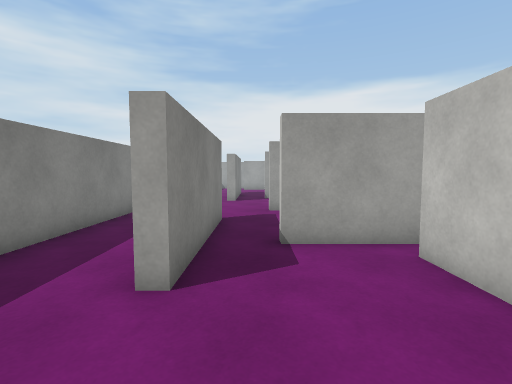
View 1 (above)

24 first-person views from a walk through a 3-D level made in the Unity game engine. The camera is 1.4 m above the floor, tilts 4° down and sees 85° across. The floor is counted in squares, 1 m on a side. Each view is taken from the middle of a square. On the plan, view 1 faces up. The plan holds only what a view shows up to about 14 squares ahead; the rest is blank. The place goes on beyond the plan. The player character is not drawn. Surface patterns are stand-ins for the level's own textures.

View 2
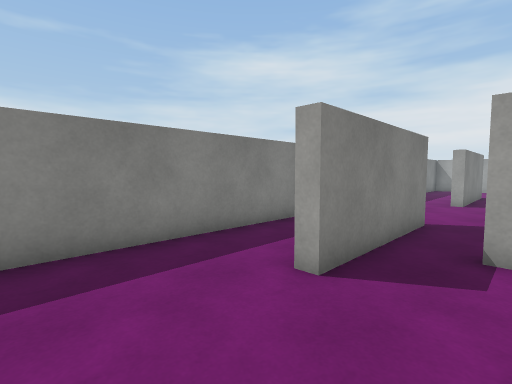

View 3
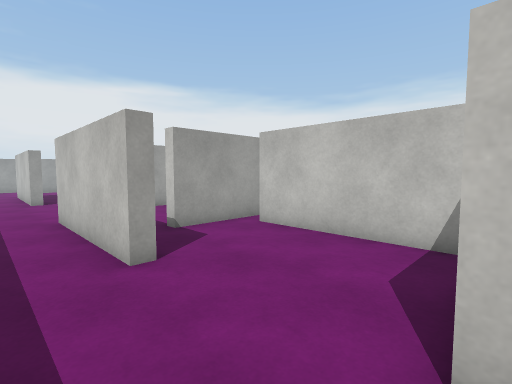

View 4
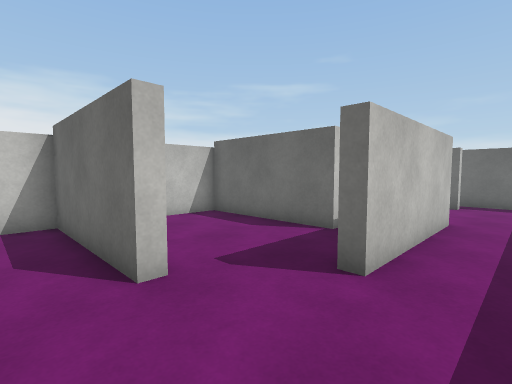

View 5
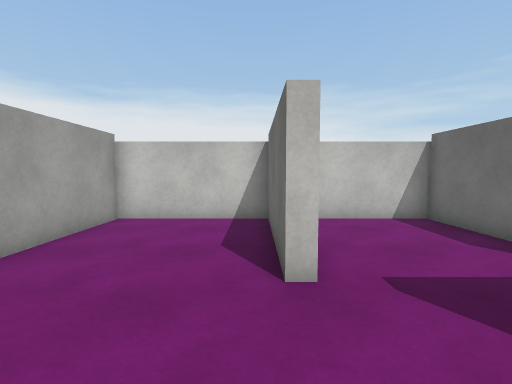

View 6
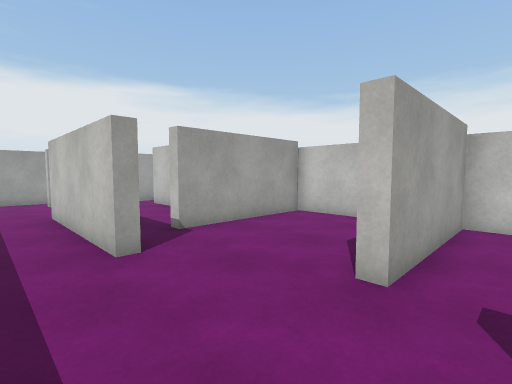

View 7
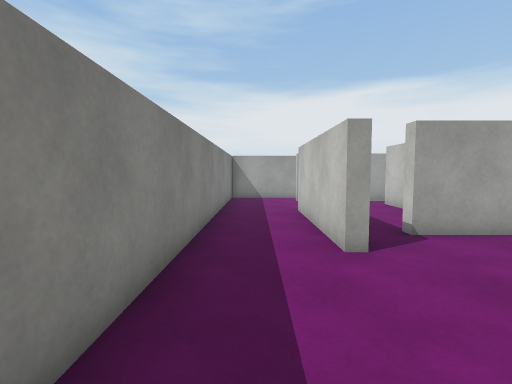

View 8
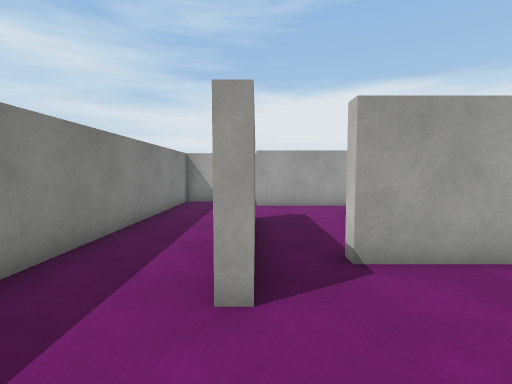

View 9
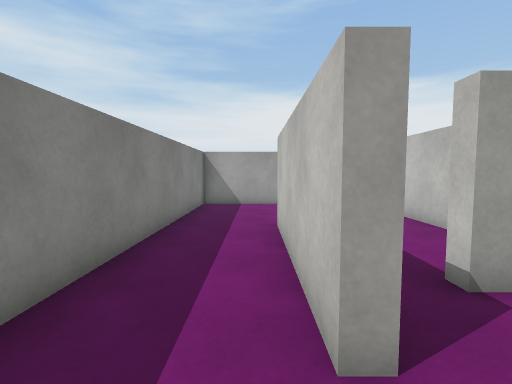

View 10
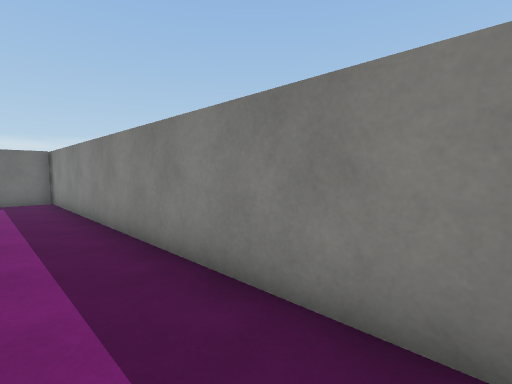

View 11
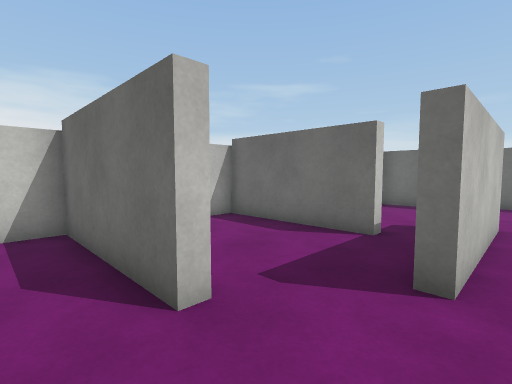

View 12
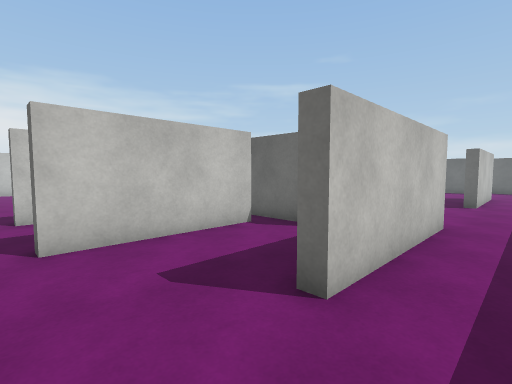

View 13
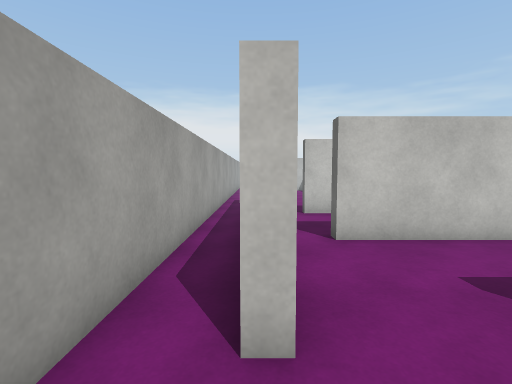

View 14
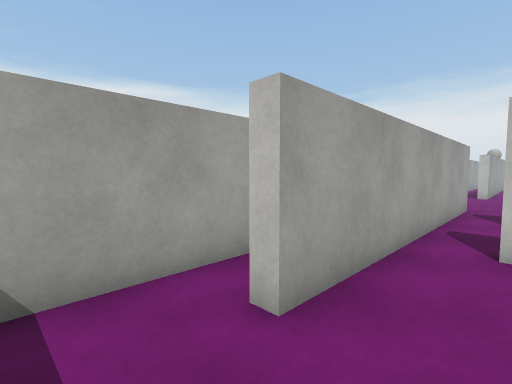

View 15
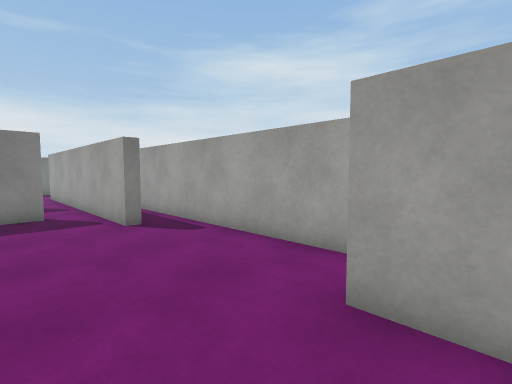

View 16
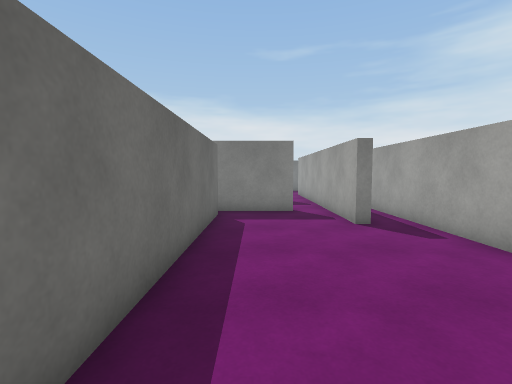

View 17
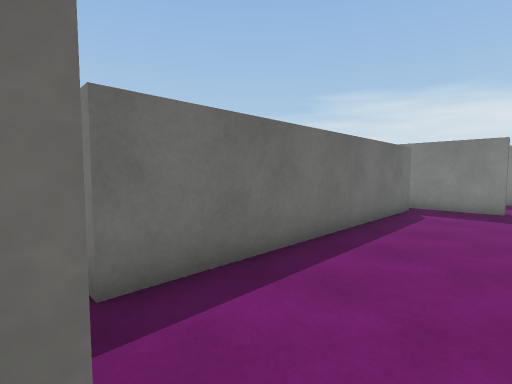

View 18
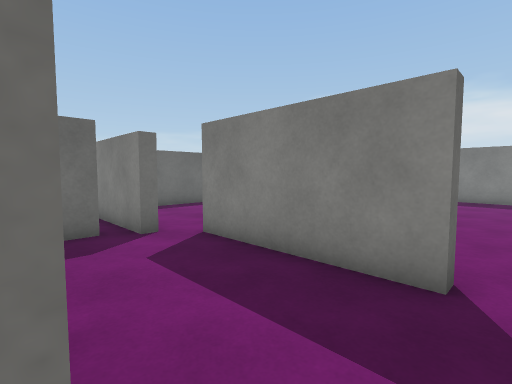

View 19
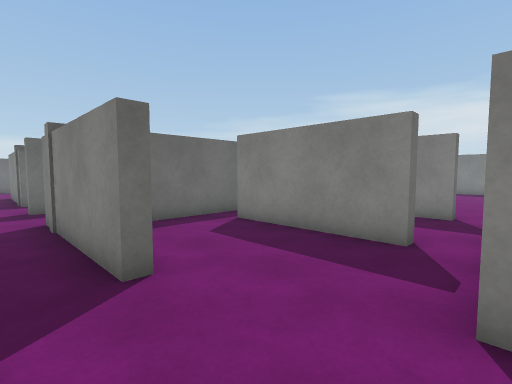

View 20
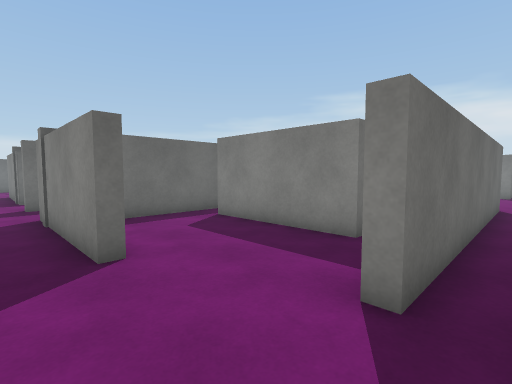

View 21
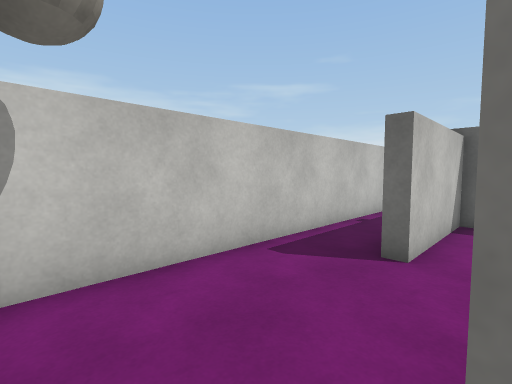

View 22
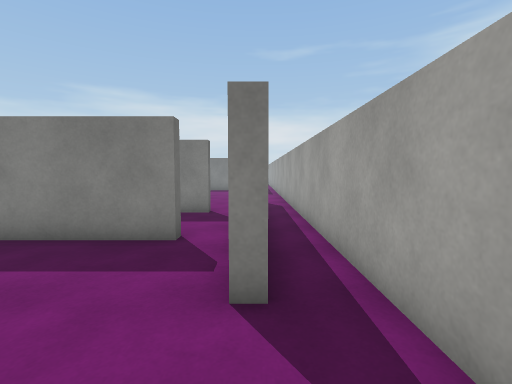

View 23
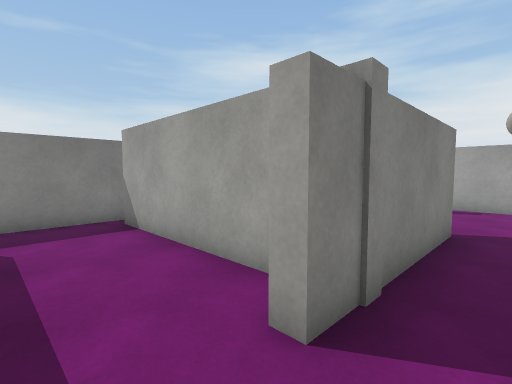

View 24
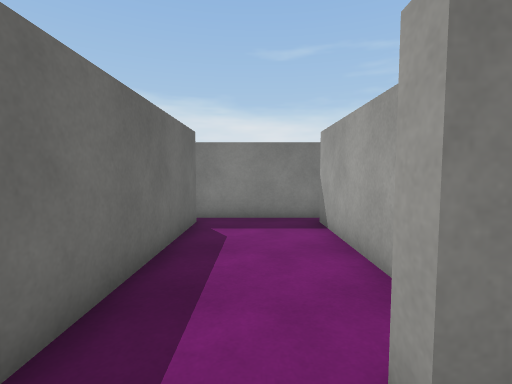

### Floor plan
Points are (right, up) in squares from view 1. A wall is a line through its corners. A room is listed if a view was taken in it or the views show most of it. See-through windows are left out.
Room 1 (views 1, 2, 3)
walls: (1.4, -0.7) (2.9, -0.7); (-1, -1.1) (-1, -0.6); (2.7, -0.2) (2.7, 4.6); (2.4, 5.4) (0.5, 5.4) (0.5, 5.8); (-1, 6.4) (-1, 3.2) (-1.4, 3.2); (-4.3, 3.5) (-4.3, -2.5); (-4.4, -2.1) (-0.8, -2.1)
ways out: opening at (-2.5, 3) to room 2; opening at (0, 6) to room 2; opening at (3, 5)
Room 2 (views 4, 5, 6, 7, 8, 9, 10, 11)
walls: (-1, 13.8) (-1.4, 13.8); (0.5, 5.8) (5.4, 5.8) (5.4, 10.2) (0.5, 10.2) (0.5, 10.6) (5.4, 10.6) (5.4, 15.2) (0.5, 15.2); (-4.3, 13.4) (-4.3, 3.5); (-1.4, 3.2) (-1.4, 8.4) (-1, 8.4) (-1, 6.4)
ways out: opening at (-2.5, 3) to room 1; opening at (0, 6) to room 1; opening at (-2.5, 14) to room 3; opening at (0, 15) to room 3
Room 3 (views 12, 13, 14)
walls: (-1, 18.8) (-1, 13.8); (2.5, 22.7) (-1, 22.7) (-1, 23.1); (-0.4, 24.5) (-4.4, 24.5); (0.5, 15.2) (0.5, 15.6); (1.6, 15.6) (2.6, 15.6); (2.7, 16.4) (2.7, 21.3); (-4.3, 24.9) (-4.3, 13.4); (-1.4, 13.8) (-1.4, 19.3) (-1, 19.3)
ways out: opening at (-2.5, 14) to room 2; opening at (0, 15) to room 2; opening at (0, 24) to room 4; opening at (3, 16); opening at (3, 22)
Room 4 (views 15, 16)
walls: (9.5, 23.2) (9.5, 22.7) (6.5, 22.7); (6.5, 21.3) (6.9, 21.3) (6.9, 18.5); (7.6, 18.7) (18.2, 18.7); (15.5, 24.5) (-0.4, 24.5); (17, 22.7) (15.6, 22.7)
ways out: opening at (0, 24) to room 3; opening at (19, 22) to room 5; opening at (16, 24) to room 6; opening at (7, 22)
Room 5 (view 17)
walls: (18.8, 21.3) (19.3, 21.3) (19.3, 16.4); (19.9, 15.6) (20.4, 15.6); (21, 15.2) (22.5, 15.2)
ways out: opening at (19, 22) to room 4; opening at (23, 16) to room 6; opening at (23, 22) to room 6; gap at (21, 15) to room 7
Room 6 (views 18, 19, 20, 21, 22)
walls: (22.9, 21.3) (23.3, 21.3) (23.3, 16.5); (28.5, 24.5) (15.5, 24.5); (22.5, 15.2) (27.3, 15.2) (27.3, 19.3) (27.8, 19.3) (27.8, 13.8); (29.8, 13.6) (29.8, 24); (15.6, 23.1) (26.1, 23.1) (26.1, 22.6)
ways out: opening at (16, 24) to room 4; opening at (23, 16) to room 5; opening at (23, 22) to room 5; opening at (29, 14) to room 7
Room 7 (views 23, 24)
walls: (26.5, 14.8) (21.1, 14.8); (27.8, 13.8) (27.2, 13.8); (21.1, 11.3) (27.8, 11.3); (20.4, 15.6) (20.4, 11.1)
ways out: gap at (21, 15) to room 5; opening at (29, 14) to room 6; opening at (28.5, 11); gap at (21, 11)

Positions as (right, up) in squares from view 1, and headings:
1: (0, 0), facing up
2: (1, 0), facing up-left
3: (-3, -1), facing up-right
4: (-3, 12), facing down-right
5: (-3, 11), facing right
6: (-3, 9), facing up-right
7: (-3, 9), facing up
8: (-1, 11), facing up
9: (-2, 12), facing up
10: (-2, 13), facing down-left
11: (-2, 12), facing down-right
12: (-3, 22), facing down-right
13: (-3, 23), facing right
14: (-3, 21), facing up-right
15: (17, 20), facing up-left
16: (17, 20), facing left
17: (19, 22), facing down-left
18: (23, 22), facing down-left
19: (29, 23), facing down-left
20: (29, 24), facing down-left
21: (26, 24), facing down-right
22: (29, 23), facing left
23: (29, 12), facing up-left
24: (29, 13), facing left
